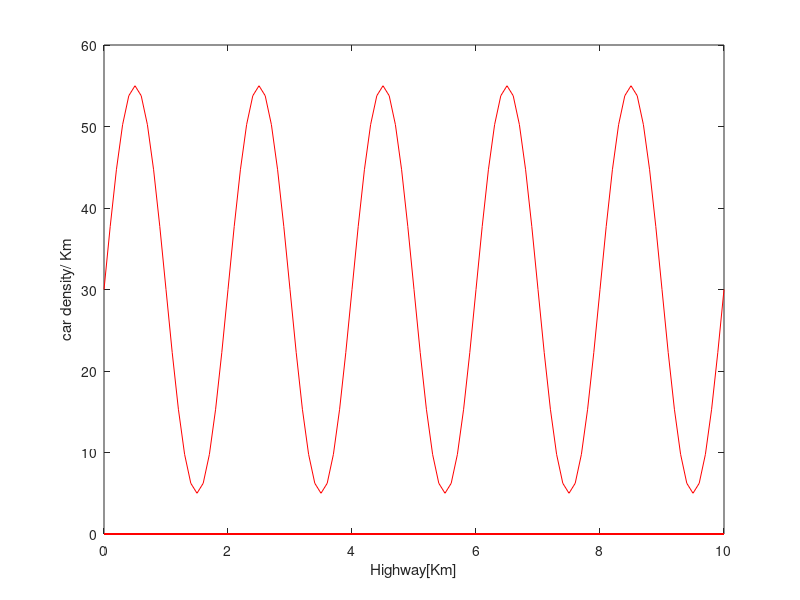
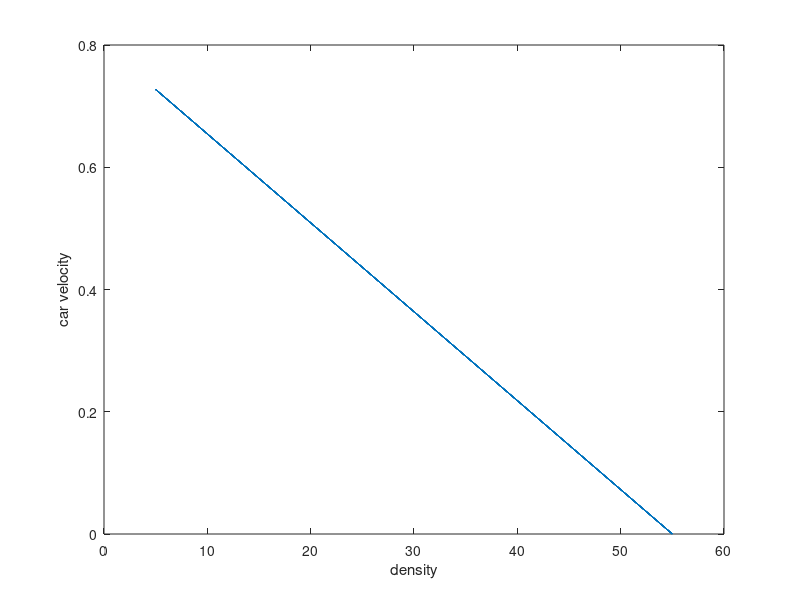
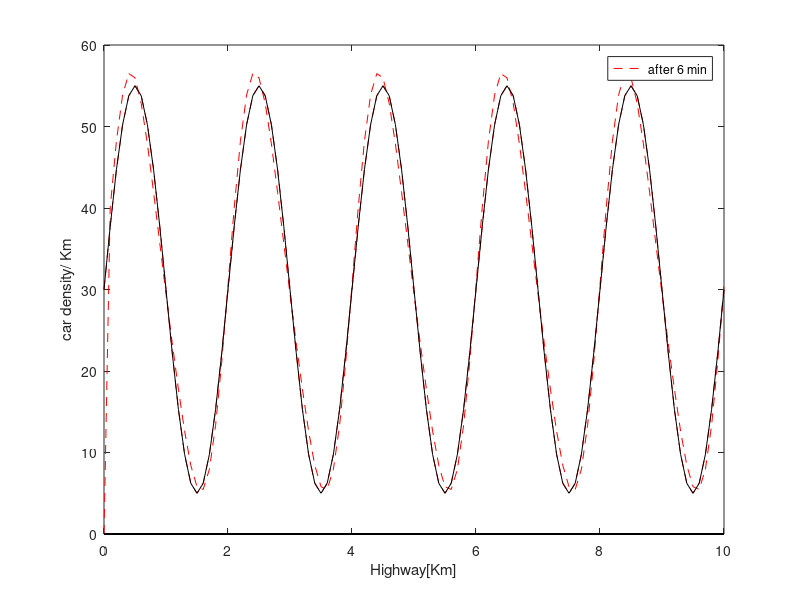
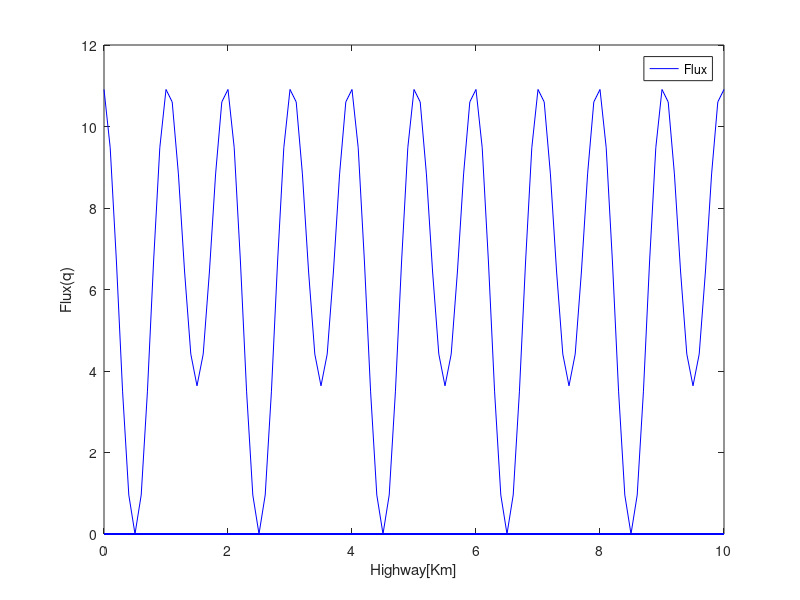

Write MATLAB code to recreate these figures, in order.
%%alge-bros traffic_flow_model 
nt=60;  %no. of grid in time
nx=100; %No. of grid points 
dx=0.1 ;% step in x direction 
dt=0.1 ;% step in time 
x=(0:0.1:10) ; % length of the higway
t=(0:0.1:6) ; % time in minute of the observation 
u=zeros(nx+1,nt+1); % speed as function of space and time u(x,t)
R=zeros(nx+1,nt+1); %  number of cars per unit length as a function of space and time R(x,t)
global umax  Rmax   
umax=0.8 ; Rmax=55;
% boundary condition
for i=1:nx+1
  R(i,1)=30+25*sin(pi*x(i));
end
plot(x,R,'r')
xlabel('Highway[Km]')
ylabel('car density/ Km')
for i=i:nt+1
   R(1,i)=21; 
end
for i=1:nx+1
    u(i,1)=umax*(1-((R(i,1)/Rmax))) ;
end
figure(2)
plot(R,u)
xlabel('density')
ylabel('car velocity')
R6=R;  
for i=2:nx+1
    for j=1:nt+1
        R6(i,j+1)=R(i,j)-((0.1/0.1)*((umax*(1-(R(i,j)/Rmax)))*(R(i,j)-R(i-1,j))+R(i,j)*(umax*(1-(R(i,j)/Rmax))-umax*(1-(R(i-1,j)/Rmax)))));
    end
end
figure(3)
plot(x,R6,'r--',x,R,'k')
legend({'after 6 min'})
xlabel('Highway[Km]')
ylabel('car density/ Km')
for i=2:nx+1
    for j=1:nt+1
        u(i,j)=umax*(1-((R(i,j)/Rmax)));
    end
end
q=R;
for i=1:nx+1
        q(i)=u(i)*R6(i);
end
figure(4)
plot(x,q,'b')
legend({'Flux'})
 xlabel('Highway[Km]')
ylabel('Flux(q)')
figure(5)
plot(x,u)
xlabel('Highway[Km]')
ylabel('Car velocity in (0.1Km/sec)')
figure(6)
plot(q,u,'b')
legend({'Flux/velocity relation'})
xlabel('Flux(q)')
ylabel('Car velocity in (0.1Km/sec)')
figure(7)
plot(R,q,'g')
legend({'Flux/density relation'})
xlabel('Flux(q)')
ylabel('car density/ Km')
%%copy right to alge-bros
